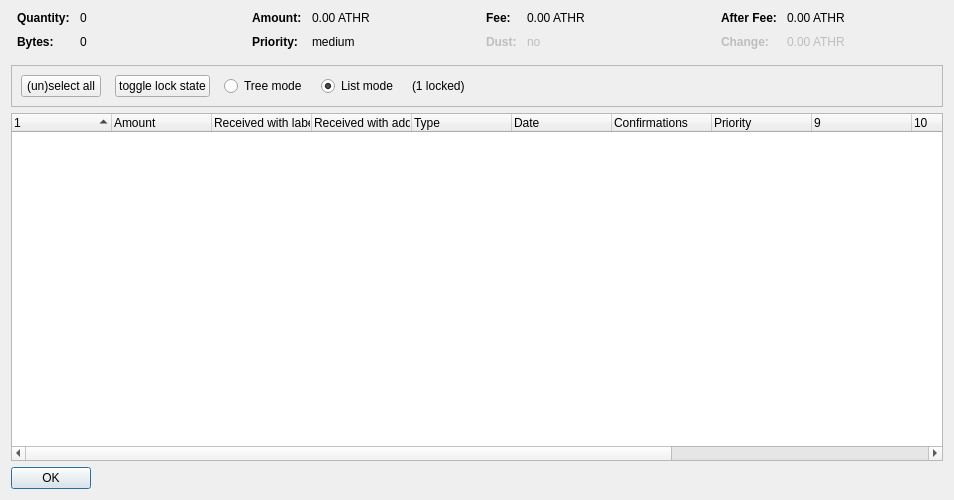
<?xml version="1.0" encoding="UTF-8"?>
<ui version="4.0">
 <class>CoinControlDialog</class>
 <widget class="QDialog" name="CoinControlDialog">
  <property name="geometry">
   <rect>
    <x>0</x>
    <y>0</y>
    <width>954</width>
    <height>500</height>
   </rect>
  </property>
  <property name="windowTitle">
   <string>Coin Selection</string>
  </property>
  <layout class="QVBoxLayout" name="verticalLayout">
   <item>
    <layout class="QHBoxLayout" name="horizontalLayoutTop" stretch="0,0,0,0">
     <property name="topMargin">
      <number>0</number>
     </property>
     <property name="bottomMargin">
      <number>10</number>
     </property>
     <item>
      <layout class="QFormLayout" name="formLayoutCoinControl1">
       <property name="horizontalSpacing">
        <number>10</number>
       </property>
       <property name="verticalSpacing">
        <number>10</number>
       </property>
       <property name="leftMargin">
        <number>6</number>
       </property>
       <property name="rightMargin">
        <number>6</number>
       </property>
       <item row="0" column="0">
        <widget class="QLabel" name="labelCoinControlQuantityText">
         <property name="font">
          <font>
           <weight>75</weight>
           <bold>true</bold>
          </font>
         </property>
         <property name="text">
          <string>Quantity:</string>
         </property>
        </widget>
       </item>
       <item row="0" column="1">
        <widget class="QLabel" name="labelCoinControlQuantity">
         <property name="cursor">
          <cursorShape>IBeamCursor</cursorShape>
         </property>
         <property name="contextMenuPolicy">
          <enum>Qt::ActionsContextMenu</enum>
         </property>
         <property name="text">
          <string notr="true">0</string>
         </property>
         <property name="textInteractionFlags">
          <set>Qt::LinksAccessibleByMouse|Qt::TextSelectableByKeyboard|Qt::TextSelectableByMouse</set>
         </property>
        </widget>
       </item>
       <item row="1" column="0">
        <widget class="QLabel" name="labelCoinControlBytesText">
         <property name="font">
          <font>
           <weight>75</weight>
           <bold>true</bold>
          </font>
         </property>
         <property name="text">
          <string>Bytes:</string>
         </property>
        </widget>
       </item>
       <item row="1" column="1">
        <widget class="QLabel" name="labelCoinControlBytes">
         <property name="cursor">
          <cursorShape>IBeamCursor</cursorShape>
         </property>
         <property name="contextMenuPolicy">
          <enum>Qt::ActionsContextMenu</enum>
         </property>
         <property name="text">
          <string notr="true">0</string>
         </property>
         <property name="textInteractionFlags">
          <set>Qt::LinksAccessibleByMouse|Qt::TextSelectableByKeyboard|Qt::TextSelectableByMouse</set>
         </property>
        </widget>
       </item>
      </layout>
     </item>
     <item>
      <layout class="QFormLayout" name="formLayoutCoinControl2">
       <property name="horizontalSpacing">
        <number>10</number>
       </property>
       <property name="verticalSpacing">
        <number>10</number>
       </property>
       <property name="leftMargin">
        <number>6</number>
       </property>
       <property name="rightMargin">
        <number>6</number>
       </property>
       <item row="0" column="0">
        <widget class="QLabel" name="labelCoinControlAmountText">
         <property name="font">
          <font>
           <weight>75</weight>
           <bold>true</bold>
          </font>
         </property>
         <property name="text">
          <string>Amount:</string>
         </property>
        </widget>
       </item>
       <item row="0" column="1">
        <widget class="QLabel" name="labelCoinControlAmount">
         <property name="cursor">
          <cursorShape>IBeamCursor</cursorShape>
         </property>
         <property name="contextMenuPolicy">
          <enum>Qt::ActionsContextMenu</enum>
         </property>
         <property name="text">
          <string notr="true">0.00 ATHR</string>
         </property>
         <property name="textInteractionFlags">
          <set>Qt::LinksAccessibleByMouse|Qt::TextSelectableByKeyboard|Qt::TextSelectableByMouse</set>
         </property>
        </widget>
       </item>
       <item row="1" column="0">
        <widget class="QLabel" name="labelCoinControlPriorityText">
         <property name="font">
          <font>
           <weight>75</weight>
           <bold>true</bold>
          </font>
         </property>
         <property name="text">
          <string>Priority:</string>
         </property>
        </widget>
       </item>
       <item row="1" column="1">
        <widget class="QLabel" name="labelCoinControlPriority">
         <property name="cursor">
          <cursorShape>IBeamCursor</cursorShape>
         </property>
         <property name="contextMenuPolicy">
          <enum>Qt::ActionsContextMenu</enum>
         </property>
         <property name="text">
          <string>medium</string>
         </property>
         <property name="textInteractionFlags">
          <set>Qt::LinksAccessibleByMouse|Qt::TextSelectableByKeyboard|Qt::TextSelectableByMouse</set>
         </property>
        </widget>
       </item>
      </layout>
     </item>
     <item>
      <layout class="QFormLayout" name="formLayoutCoinControl3">
       <property name="horizontalSpacing">
        <number>10</number>
       </property>
       <property name="verticalSpacing">
        <number>10</number>
       </property>
       <property name="leftMargin">
        <number>6</number>
       </property>
       <property name="rightMargin">
        <number>6</number>
       </property>
       <item row="0" column="0">
        <widget class="QLabel" name="labelCoinControlFeeText">
         <property name="font">
          <font>
           <weight>75</weight>
           <bold>true</bold>
          </font>
         </property>
         <property name="text">
          <string>Fee:</string>
         </property>
        </widget>
       </item>
       <item row="0" column="1">
        <widget class="QLabel" name="labelCoinControlFee">
         <property name="cursor">
          <cursorShape>IBeamCursor</cursorShape>
         </property>
         <property name="contextMenuPolicy">
          <enum>Qt::ActionsContextMenu</enum>
         </property>
         <property name="text">
          <string notr="true">0.00 ATHR</string>
         </property>
         <property name="textInteractionFlags">
          <set>Qt::LinksAccessibleByMouse|Qt::TextSelectableByKeyboard|Qt::TextSelectableByMouse</set>
         </property>
        </widget>
       </item>
       <item row="1" column="0">
        <widget class="QLabel" name="labelCoinControlLowOutputText">
         <property name="enabled">
          <bool>false</bool>
         </property>
         <property name="font">
          <font>
           <weight>75</weight>
           <bold>true</bold>
          </font>
         </property>
         <property name="text">
          <string>Dust:</string>
         </property>
        </widget>
       </item>
       <item row="1" column="1">
        <widget class="QLabel" name="labelCoinControlLowOutput">
         <property name="enabled">
          <bool>false</bool>
         </property>
         <property name="cursor">
          <cursorShape>IBeamCursor</cursorShape>
         </property>
         <property name="contextMenuPolicy">
          <enum>Qt::ActionsContextMenu</enum>
         </property>
         <property name="text">
          <string>no</string>
         </property>
         <property name="textInteractionFlags">
          <set>Qt::LinksAccessibleByMouse|Qt::TextSelectableByKeyboard|Qt::TextSelectableByMouse</set>
         </property>
        </widget>
       </item>
      </layout>
     </item>
     <item>
      <layout class="QFormLayout" name="formLayoutCoinControl4">
       <property name="horizontalSpacing">
        <number>10</number>
       </property>
       <property name="verticalSpacing">
        <number>10</number>
       </property>
       <property name="leftMargin">
        <number>6</number>
       </property>
       <property name="rightMargin">
        <number>6</number>
       </property>
       <item row="0" column="0">
        <widget class="QLabel" name="labelCoinControlAfterFeeText">
         <property name="font">
          <font>
           <weight>75</weight>
           <bold>true</bold>
          </font>
         </property>
         <property name="text">
          <string>After Fee:</string>
         </property>
        </widget>
       </item>
       <item row="0" column="1">
        <widget class="QLabel" name="labelCoinControlAfterFee">
         <property name="cursor">
          <cursorShape>IBeamCursor</cursorShape>
         </property>
         <property name="contextMenuPolicy">
          <enum>Qt::ActionsContextMenu</enum>
         </property>
         <property name="text">
          <string notr="true">0.00 ATHR</string>
         </property>
         <property name="textInteractionFlags">
          <set>Qt::LinksAccessibleByMouse|Qt::TextSelectableByKeyboard|Qt::TextSelectableByMouse</set>
         </property>
        </widget>
       </item>
       <item row="1" column="0">
        <widget class="QLabel" name="labelCoinControlChangeText">
         <property name="enabled">
          <bool>false</bool>
         </property>
         <property name="font">
          <font>
           <weight>75</weight>
           <bold>true</bold>
          </font>
         </property>
         <property name="text">
          <string>Change:</string>
         </property>
        </widget>
       </item>
       <item row="1" column="1">
        <widget class="QLabel" name="labelCoinControlChange">
         <property name="enabled">
          <bool>false</bool>
         </property>
         <property name="cursor">
          <cursorShape>IBeamCursor</cursorShape>
         </property>
         <property name="contextMenuPolicy">
          <enum>Qt::ActionsContextMenu</enum>
         </property>
         <property name="text">
          <string notr="true">0.00 ATHR</string>
         </property>
         <property name="textInteractionFlags">
          <set>Qt::LinksAccessibleByMouse|Qt::TextSelectableByKeyboard|Qt::TextSelectableByMouse</set>
         </property>
        </widget>
       </item>
      </layout>
     </item>
    </layout>
   </item>
   <item>
    <widget class="QFrame" name="frame">
     <property name="minimumSize">
      <size>
       <width>0</width>
       <height>40</height>
      </size>
     </property>
     <property name="frameShape">
      <enum>QFrame::StyledPanel</enum>
     </property>
     <property name="frameShadow">
      <enum>QFrame::Sunken</enum>
     </property>
     <layout class="QHBoxLayout" name="horizontalLayout">
      <item>
       <layout class="QHBoxLayout" name="horizontalLayoutPanel" stretch="0,0,0,0,0,0">
        <property name="spacing">
         <number>14</number>
        </property>
        <item>
         <widget class="QPushButton" name="pushButtonSelectAll">
          <property name="sizePolicy">
           <sizepolicy hsizetype="Maximum" vsizetype="Fixed">
            <horstretch>0</horstretch>
            <verstretch>0</verstretch>
           </sizepolicy>
          </property>
          <property name="text">
           <string>(un)select all</string>
          </property>
          <property name="autoDefault">
           <bool>false</bool>
          </property>
         </widget>
        </item>
        <item>
         <widget class="QPushButton" name="pushButtonToggleLock">
          <property name="sizePolicy">
           <sizepolicy hsizetype="Maximum" vsizetype="Fixed">
            <horstretch>0</horstretch>
            <verstretch>0</verstretch>
           </sizepolicy>
          </property>
          <property name="text">
           <string>toggle lock state</string>
          </property>
          <property name="autoDefault">
           <bool>false</bool>
          </property>
         </widget>
        </item>
        <item>
         <widget class="QRadioButton" name="radioTreeMode">
          <property name="sizePolicy">
           <sizepolicy hsizetype="Maximum" vsizetype="Fixed">
            <horstretch>0</horstretch>
            <verstretch>0</verstretch>
           </sizepolicy>
          </property>
          <property name="text">
           <string>Tree mode</string>
          </property>
         </widget>
        </item>
        <item>
         <widget class="QRadioButton" name="radioListMode">
          <property name="sizePolicy">
           <sizepolicy hsizetype="Maximum" vsizetype="Fixed">
            <horstretch>0</horstretch>
            <verstretch>0</verstretch>
           </sizepolicy>
          </property>
          <property name="text">
           <string>List mode</string>
          </property>
          <property name="checked">
           <bool>true</bool>
          </property>
         </widget>
        </item>
        <item>
         <widget class="QLabel" name="labelLocked">
          <property name="text">
           <string>(1 locked)</string>
          </property>
         </widget>
        </item>
        <item>
         <spacer name="horizontalSpacer">
          <property name="orientation">
           <enum>Qt::Horizontal</enum>
          </property>
          <property name="sizeHint" stdset="0">
           <size>
            <width>40</width>
            <height>20</height>
           </size>
          </property>
         </spacer>
        </item>
       </layout>
      </item>
     </layout>
    </widget>
   </item>
   <item>
    <widget class="CoinControlTreeWidget" name="treeWidget">
     <property name="contextMenuPolicy">
      <enum>Qt::CustomContextMenu</enum>
     </property>
     <property name="sortingEnabled">
      <bool>false</bool>
     </property>
     <property name="columnCount">
      <number>13</number>
     </property>
     <attribute name="headerShowSortIndicator" stdset="0">
      <bool>true</bool>
     </attribute>
     <attribute name="headerStretchLastSection">
      <bool>false</bool>
     </attribute>
     <column>
      <property name="text">
       <string/>
      </property>
     </column>
     <column>
      <property name="text">
       <string>Amount</string>
      </property>
     </column>
     <column>
      <property name="text">
       <string>Received with label</string>
      </property>
     </column>
     <column>
      <property name="text">
       <string>Received with address</string>
      </property>
     </column>
     <column>
      <property name="text">
	<string>Type</string>
      </property>
     </column>
     <column>
      <property name="text">	 
       <string>Date</string>
      </property>
     </column>
     <column>
      <property name="text">
       <string>Confirmations</string>
      </property>
      <property name="toolTip">
       <string>Confirmed</string>
      </property>
     </column>
     <column>
      <property name="text">
       <string>Priority</string>
      </property>
     </column>
     <column>
      <property name="text">
       <string/>
      </property>
     </column>
     <column>
      <property name="text">
       <string/>
      </property>
     </column>
     <column>
      <property name="text">
       <string/>
      </property>
     </column>
     <column>
      <property name="text">
       <string/>
      </property>
     </column>
     <column>
      <property name="text">
       <string/>
      </property>
     </column>
    </widget>
   </item>
   <item>
    <widget class="QDialogButtonBox" name="buttonBox">
     <property name="sizePolicy">
      <sizepolicy hsizetype="Maximum" vsizetype="Fixed">
       <horstretch>0</horstretch>
       <verstretch>0</verstretch>
      </sizepolicy>
     </property>
     <property name="orientation">
      <enum>Qt::Horizontal</enum>
     </property>
     <property name="standardButtons">
      <set>QDialogButtonBox::Ok</set>
     </property>
    </widget>
   </item>
  </layout>
 </widget>
 <customwidgets>
  <customwidget>
   <class>CoinControlTreeWidget</class>
   <extends>QTreeWidget</extends>
   <header>coincontroltreewidget.h</header>
  </customwidget>
 </customwidgets>
 <resources/>
 <connections/>
</ui>
